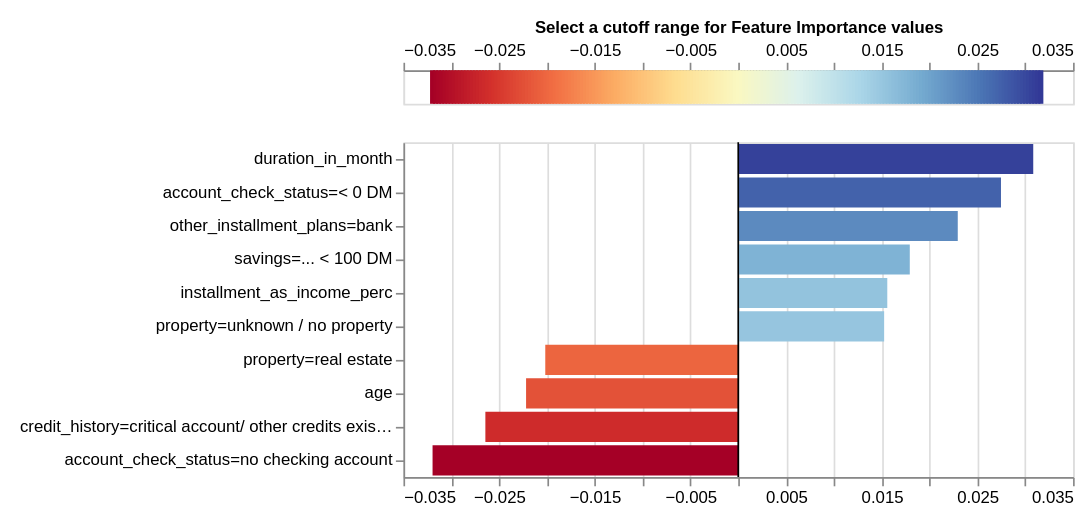

Here is the notebook cell this chart was saved with:
### Code cell
# limeExplainer.plot_lime_values(lime_exp.as_list(), 5, 10)
lime_exp.plot_features_importance()

### Figure 1 — Vega-Lite specification as saved in the notebook (floating-point values rounded to 4 significant figures; data arrays with more than 128 entries replaced by an {"elided": "..."} marker saying what was removed)
{"config": {"view": {"continuousWidth": 400, "continuousHeight": 300}, "axis": {"labelFontSize": 10, "labelLimit": 225.0}}, "vconcat": [{"layer": [{"data": {"name": "data-3dc5498ca33da3394a443949aa124d74"}, "mark": {"type": "rule", "strokeWidth": 3}, "encoding": {"color": {"field": "xValue", "legend": null, "scale": {"domain": [-0.03196, 0.03196], "domainMid": 0, "scheme": "redyellowblue"}, "type": "quantitative"}, "x": {"axis": {"orient": "top", "titleFontSize": 10}, "field": "xValue", "title": "Select a cutoff range for Feature Importance values ", "type": "quantitative"}}}, {"data": {"name": "data-c7bc3ae69e1253e8223f70a11d04b99d"}, "mark": {"type": "rect", "color": "black", "height": 20, "opacity": 0.4, "tooltip": true}, "encoding": {"x": {"field": "x_min", "type": "quantitative"}, "x2": {"field": "x_max"}, "y": {"axis": null, "field": "y", "type": "quantitative"}}, "selection": {"Cutter": {"type": "single", "fields": ["cutoff"], "bind": {"input": "range", "max": 0.03196, "min": 0, "name": "Importance cutoff value (±) ", "step": 0.0006391}, "init": {"cutoff": 0.0}}}, "transform": [{"calculate": "(-Cutter.cutoff)", "as": "x_min"}, {"calculate": "Cutter.cutoff", "as": "x_max"}]}], "height": 20}, {"layer": [{"data": {"name": "data-39a8ec0f9f7183a1b49aadb2240d2eb9"}, "mark": "bar", "encoding": {"color": {"field": "value", "legend": null, "scale": {"domain": [-0.03196, 0.03196], "domainMid": 0, "scheme": "blueorange"}, "type": "quantitative"}, "tooltip": [{"field": "name", "title": "Feature", "type": "nominal"}, {"field": "value", "title": "Importance", "type": "quantitative"}], "x": {"field": "value", "title": null, "type": "quantitative"}, "y": {"field": "name", "sort": {"field": "value", "op": "mean", "order": "descending"}, "title": null, "type": "nominal"}}, "selection": {"Cutter": {"type": "single", "fields": ["cutoff"], "bind": {"input": "range", "max": 0.03196, "min": 0, "name": "Importance cutoff value (±) ", "step": 0.0006391}, "init": {"cutoff": 0.0}}}, "transform": [{"filter": "((datum.value > Cutter.cutoff) || (datum.value < (-Cutter.cutoff)))"}]}, {"data": {"name": "data-9c00aa9dc2b1c1a0b4bf9b34ead12925"}, "mark": "rule", "encoding": {"x": {"field": "x", "type": "quantitative"}}}]}], "padding": 10, "$schema": "https://vega.github.io/schema/vega-lite/v4.17.0.json", "datasets": {"data-3dc5498ca33da3394a443949aa124d74": {"elided": "200 records"}, "data-c7bc3ae69e1253e8223f70a11d04b99d": [{"y": 0, "x": -0.5, "x2": 0.5}], "data-39a8ec0f9f7183a1b49aadb2240d2eb9": [{"name": "account_check_status=no checking account", "value": -0.03196}, {"name": "duration_in_month", "value": 0.03084}, {"name": "account_check_status=< 0 DM", "value": 0.02747}, {"name": "credit_history=critical account/ other credits existing (not at this bank)", "value": -0.02643}, {"name": "other_installment_plans=bank", "value": 0.02295}, {"name": "age", "value": -0.02218}, {"name": "property=real estate", "value": -0.02017}, {"name": "savings=... < 100 DM", "value": 0.01793}, {"name": "installment_as_income_perc", "value": 0.01558}, {"name": "property=unknown / no property", "value": 0.01525}], "data-9c00aa9dc2b1c1a0b4bf9b34ead12925": [{"x": 0}]}}
